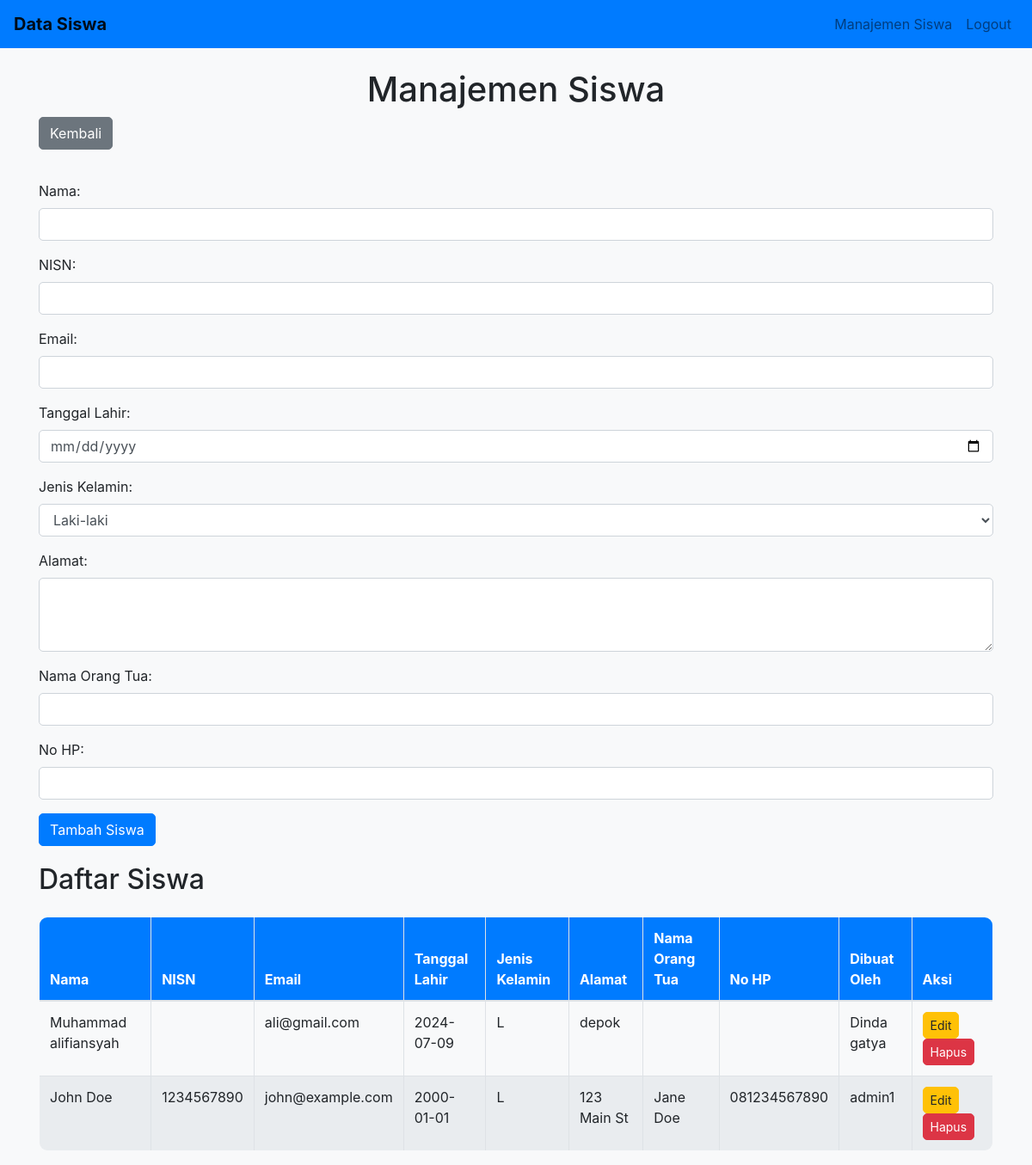
Screenshot of /school/students.php (signed in) with the database file from the repository.
### tables this page shows
CREATE TABLE `students` (
  `id` int(11) NOT NULL,
  `name` varchar(255) NOT NULL,
  `email` varchar(255) NOT NULL,
  `created_by` int(11) DEFAULT NULL,
  `created_at` timestamp NOT NULL DEFAULT current_timestamp(),
  `date_of_birth` date DEFAULT NULL,
  `address` text DEFAULT NULL,
  `nisn` varchar(20) NOT NULL,
  `gender` enum('L','P') NOT NULL,
  `parent_name` varchar(100) NOT NULL,
  `phone` varchar(15) NOT NULL
);

### school/students.php (the view, shortened to what this page needs)
<?php
include 'db.php';
$edit_student = null;
?>
<!DOCTYPE html>
<html lang="id">
<head>
    <link rel="stylesheet" href="https://maxcdn.bootstrapcdn.com/bootstrap/4.5.2/css/bootstrap.min.css">
    <link rel="stylesheet" href="assets/css/style.css">
</head>
<body>
<nav class="navbar navbar-expand-lg navbar-light fixed-top">
    <a class="navbar-brand" href="#">Data Siswa</a>
    <div class="collapse navbar-collapse">
        <ul class="navbar-nav ml-auto">
            <li class="nav-item">
                <a class="nav-link" href="students.php">Manajemen Siswa</a>
            </li>
            <li class="nav-item">
                <a class="nav-link" href="logout.php">Logout</a>
            </li>
        </ul>
    </div>
</nav>
<div class="container">
    <h1 class="text-center mt-4">Manajemen Siswa</h1>
    <a href="index.php" class="btn btn-secondary mb-3">Kembali</a>
    <div class="form-container">
        <form action="students.php" method="POST">
            <div class="form-group">
                <label for="name">Nama:</label>
                <input type="text" class="form-control" name="name" value="<?= isset($edit_student) ? htmlspecialchars($edit_student['name']) : '' ?>" required>
            </div>
            <div class="form-group">
                <label for="nisn">NISN:</label>
                <input type="text" class="form-control" name="nisn" value="<?= isset($edit_student) ? htmlspecialchars($edit_student['nisn']) : '' ?>" required>
            </div>
            <div class="form-group">
                <label for="email">Email:</label>
                <input type="email" class="form-control" name="email" value="<?= isset($edit_student) ? htmlspecialchars($edit_student['email']) : '' ?>" required>
            </div>
            <div class="form-group">
                <label for="date_of_birth">Tanggal Lahir:</label>
                <input type="date" class="form-control" name="date_of_birth" value="<?= isset($edit_student) ? htmlspecialchars($edit_student['date_of_birth']) : '' ?>" required>
            </div>
            <div class="form-group">
                <label for="gender">Jenis Kelamin:</label>
                <select class="form-control" name="gender" required>
                    <option value="L" <?= isset($edit_student) && $edit_student['gender'] == 'L' ? 'selected' : '' ?>>Laki-laki</option>
                </select>
            </div>
            <div class="form-group">
                <label for="address">Alamat:</label>
                <textarea class="form-control" name="address" rows="3" required><?= isset($edit_student) ? htmlspecialchars($edit_student['address']) : '' ?></textarea>
            </div>
            <div class="form-group">
                <label for="parent_name">Nama Orang Tua:</label>
                <input type="text" class="form-control" name="parent_name" value="<?= isset($edit_student) ? htmlspecialchars($edit_student['parent_name']) : '' ?>" required>
            </div>
            <div class="form-group">
                <label for="phone">No HP:</label>
                <input type="text" class="form-control" name="phone" value="<?= isset($edit_student) ? htmlspecialchars($edit_student['phone']) : '' ?>" required>
            </div>
            <?php if (isset($edit_student)): ?>
                <input type="hidden" name="id" value="<?= htmlspecialchars($edit_student['id']) ?>">
                <button type="submit" name="update" class="btn btn-warning">Update Siswa</button>
            <?php else: ?>
                <button type="submit" name="create" class="btn btn-primary">Tambah Siswa</button>
            <?php endif; ?>
        </form>
    </div>
    <h2>Daftar Siswa</h2>
    <table class="table table-bordered mt-4">
        <thead>
            <tr>
                <th>Nama</th>
                <th>NISN</th>
                <th>Email</th>
                <th>Tanggal Lahir</th>
                <th>Jenis Kelamin</th>
                <th>Alamat</th>
                <th>Nama Orang Tua</th>
                <th>No HP</th>
                <th>Dibuat Oleh</th>
                <th>Aksi</th>
            </tr>
        </thead>
        <tbody>
            <?php
            $sql = "SELECT students.id, students.name, students.nisn, students.email, students.date_of_birth, students.gender, students.address, students.parent_name, students.phone, admins.username AS created_by
                    FROM students
                    JOIN admins ON students.created_by = admins.id";
            $result = $conn->query($sql);
            if ($result->num_rows > 0) {
                while ($row = $result->fetch_assoc()) {
                    echo "<tr>
                            <td>{$row['name']}</td>
                            <td>{$row['nisn']}</td>
                            <td>{$row['email']}</td>
                            <td>{$row['date_of_birth']}</td>
                            <td>{$row['gender']}</td>
                            <td>{$row['address']}</td>
                            <td>{$row['parent_name']}</td>
                            <td>{$row['phone']}</td>
                            <td>{$row['created_by']}</td>
                            <td>
                                <a href='students.php?edit={$row['id']}' class='btn btn-warning btn-sm'>Edit</a>
                                <a href='students.php?delete={$row['id']}' class='btn btn-danger btn-sm'>Hapus</a>
                            </td>
                          </tr>";
                }
            } else {
                echo "<tr><td colspan='10' class='text-center'>Tidak ada data siswa</td></tr>";
            }
            ?>
        </tbody>
    </table>
</div>
</body>
</html>

### school/assets/css/style.css (style rules this page uses)
body { background-color: #f8f9fa; }
h1 { margin-top: 20px; }
form { margin-top: 20px; }

### school/students.php (style rules this page uses)
body { background-color: #f8f9fa; padding-top: 56px; }
.navbar { background-color: #007bff; }
.navbar-brand { color: white; font-weight: bold; }
.navbar-nav .nav-link { color: white; }
.container { margin-top: 20px; }
.table { border-radius: 10px; overflow: hidden; }
.table thead th { background-color: #007bff; color: white; }
.table tbody tr:nth-child(even) { background-color: #e9ecef; }
.btn { border-radius: 5px; }
.form-control { border-radius: 5px; }
.form-container { margin-bottom: 20px; }

### rows the page displays
students: name "Muhammad alifiansyah", email "ali@gmail.com", date_of_birth "2024-07-09", gender "L", address "depok", created_by.username "Dinda gatya"
students: name "John Doe", nisn "1234567890", email "john@example.com", date_of_birth "2000-01-01", gender "L", address "123 Main St", parent_name "Jane Doe", phone "081234567890", created_by.username "admin1"
